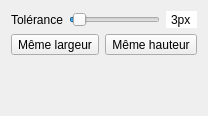
       <widget class="QWidget" name="configureCutAuto">
        <attribute name="icon">
         <iconset resource="menu.qrc">
          <normaloff>:/icons/wand-icon.png</normaloff>:/icons/wand-icon.png</iconset>
        </attribute>
        <attribute name="title">
         <string/>
        </attribute>
        <attribute name="toolTip">
         <string>Découpage automatique</string>
        </attribute>
        <layout class="QGridLayout" name="gridLayout_10">
         <item row="0" column="0">
          <layout class="QHBoxLayout" name="cutAuto_Tolerance">
           <item>
            <widget class="QLabel" name="cutAuto_T_Tolerance">
             <property name="text">
              <string>Tolérance</string>
             </property>
            </widget>
           </item>
           <item>
            <widget class="QSlider" name="cutAuto_I_Tolerance">
             <property name="minimum">
              <number>1</number>
             </property>
             <property name="maximum">
              <number>50</number>
             </property>
             <property name="value">
              <number>3</number>
             </property>
             <property name="orientation">
              <enum>Qt::Horizontal</enum>
             </property>
            </widget>
           </item>
           <item>
            <widget class="QSpinBox" name="cutAuto_L_Tolerance">
             <property name="autoFillBackground">
              <bool>false</bool>
             </property>
             <property name="frame">
              <bool>false</bool>
             </property>
             <property name="alignment">
              <set>Qt::AlignCenter</set>
             </property>
             <property name="readOnly">
              <bool>true</bool>
             </property>
             <property name="buttonSymbols">
              <enum>QAbstractSpinBox::NoButtons</enum>
             </property>
             <property name="suffix">
              <string notr="true">px</string>
             </property>
             <property name="maximum">
              <number>50</number>
             </property>
             <property name="value">
              <number>3</number>
             </property>
            </widget>
           </item>
          </layout>
         </item>
         <item row="1" column="0">
          <layout class="QHBoxLayout" name="cutAuto_ConstraintSize">
           <item>
            <widget class="QToolButton" name="cutAuto_I_ConstraintWidth">
             <property name="text">
              <string>Même largeur</string>
             </property>
             <property name="icon">
              <iconset resource="menu.qrc">
               <normaloff>:/icons/size-horizontal-icon.png</normaloff>:/icons/size-horizontal-icon.png</iconset>
             </property>
             <property name="iconSize">
              <size>
               <width>32</width>
               <height>32</height>
              </size>
             </property>
             <property name="checkable">
              <bool>true</bool>
             </property>
             <property name="autoExclusive">
              <bool>false</bool>
             </property>
             <property name="toolButtonStyle">
              <enum>Qt::ToolButtonTextUnderIcon</enum>
             </property>
            </widget>
           </item>
           <item>
            <widget class="QToolButton" name="cutAuto_I_ConstraintHeight">
             <property name="text">
              <string>Même hauteur</string>
             </property>
             <property name="icon">
              <iconset resource="menu.qrc">
               <normaloff>:/icons/size-vertical-icon.png</normaloff>:/icons/size-vertical-icon.png</iconset>
             </property>
             <property name="iconSize">
              <size>
               <width>32</width>
               <height>32</height>
              </size>
             </property>
             <property name="checkable">
              <bool>true</bool>
             </property>
             <property name="autoExclusive">
              <bool>false</bool>
             </property>
             <property name="toolButtonStyle">
              <enum>Qt::ToolButtonTextUnderIcon</enum>
             </property>
            </widget>
           </item>
          </layout>
         </item>
         <item row="2" column="0">
          <spacer name="cutAuto_PushUp">
           <property name="orientation">
            <enum>Qt::Vertical</enum>
           </property>
           <property name="sizeType">
            <enum>QSizePolicy::Expanding</enum>
           </property>
           <property name="sizeHint" stdset="0">
            <size>
             <width>20</width>
             <height>50</height>
            </size>
           </property>
          </spacer>
         </item>
        </layout>
       </widget>
